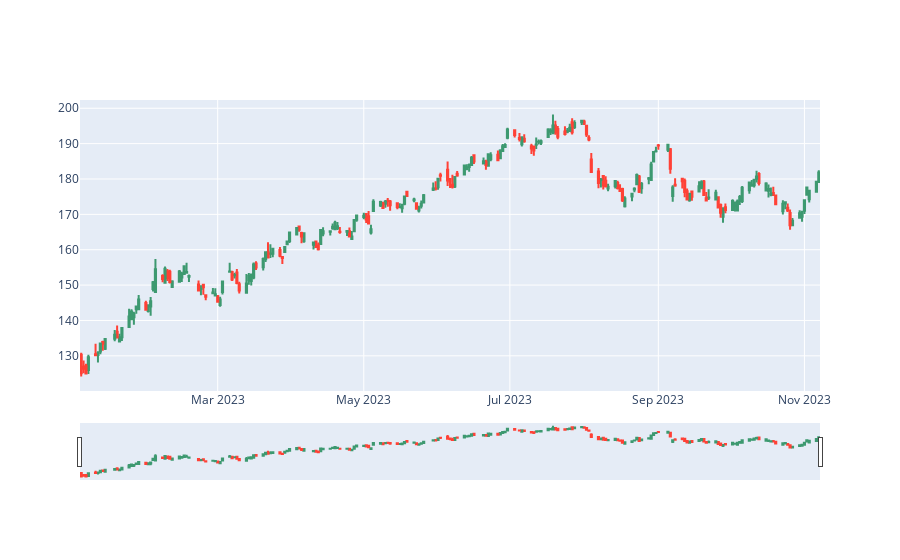

The cell this chart's notebook holds for it:
### Code cell
candlestick_graph('AAPL')

### Figure 1 — Plotly figure (JSON) as saved in the notebook; plotly's stock layout.template omitted (floating-point values rounded to 4 significant figures; data arrays with more than 128 entries replaced by an {"elided": "..."} marker saying what was removed)
{"data": [{"close": {"elided": "214 float values"}, "high": {"elided": "214 float values"}, "low": {"elided": "214 float values"}, "open": {"elided": "214 float values"}, "type": "candlestick", "x": {"elided": "2140 str values"}}], "layout": {}}
